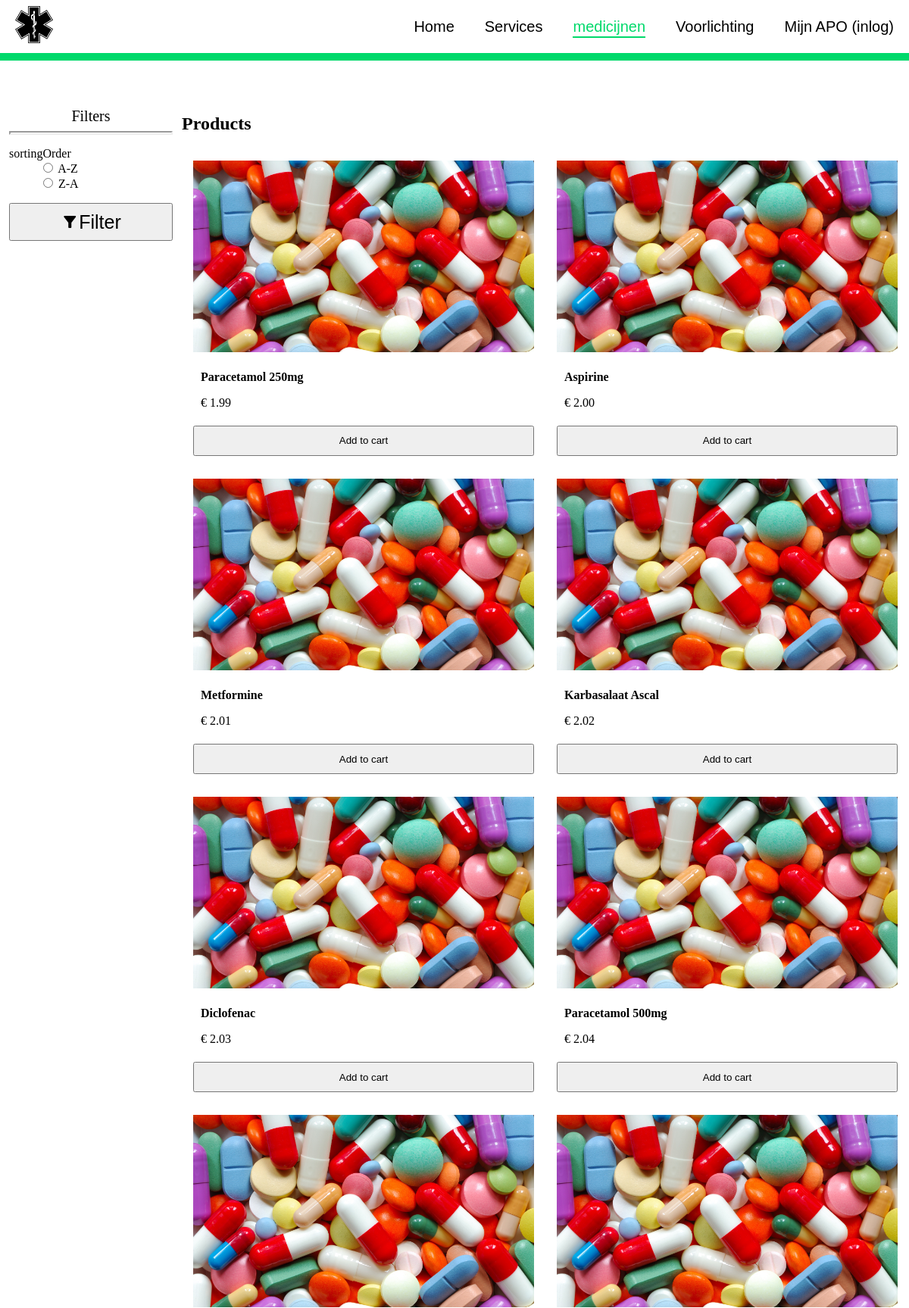
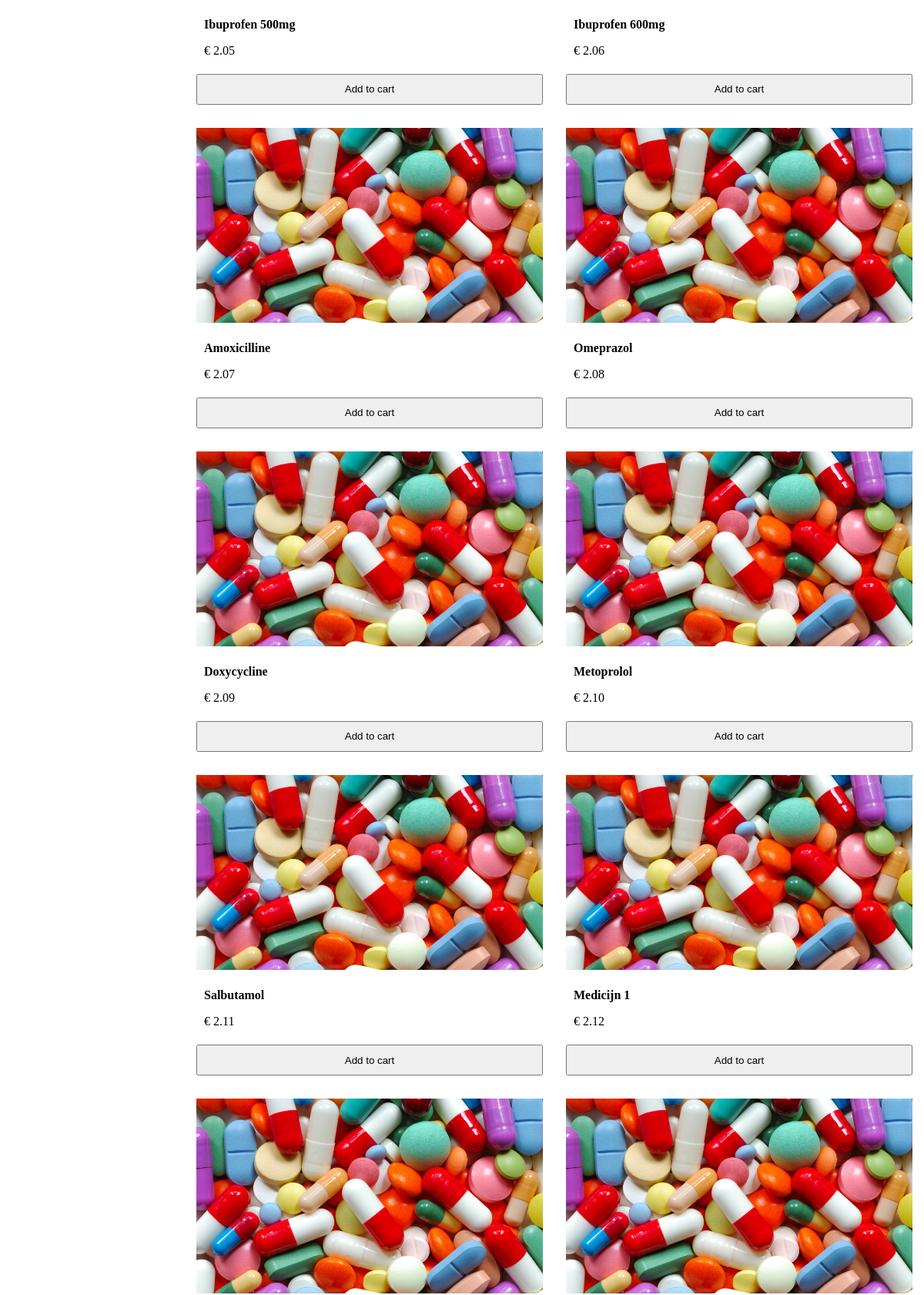
The page /Medicijnen.php (upper part) on the database its author committed (2 pictures, top to bottom).
### tables this page shows
CREATE TABLE `medicijnen` (
  `medicijnen_id` int(11) NOT NULL,
  `medicijnen_name` text NOT NULL,
  `medicijnen_description` text NOT NULL,
  `medicijnen_price` double(8,2) NOT NULL,
  `medicijnen_stock` int(11) NOT NULL,
  `product_obtainability` tinyint(1) NOT NULL
);

### PHP/inc/Product.inc.php (the view)
<?php
require_once $_SERVER["DOCUMENT_ROOT"] . '/apo_ahmad//PHP/db_connection.php';
if (isset($_GET['sortingOrder'])) {
    if ($_GET['sortingOrder'] != 'DESC') {
        $sql = "SELECT * FROM medicijnen ORDER BY medicijnen_id ASC";
    } else {
        $sql = "SELECT * FROM medicijnen ORDER BY medicijnen_id DESC";
    }
} else {
    $sql = "SELECT * FROM medicijnen ORDER BY medicijnen_id ASC";
}
$results = mysqli_query($conn, $sql);
while ($data = mysqli_fetch_array($results)) {
    if ($data["product_obtainability"] == 0) {
        $disabled = "disabled";
        $disabledTXT = "<span>This product is only Avilable in shop</span>";
    } else {
        $disabled = "";
        $disabledTXT = "";
    }
    echo '
    <div class="Product">
        <div class="Product-content">
            <div class="Product-image">
                <a href="product?p_id=' . $data["medicijnen_id"] . '">
                    <img src="/apo_ahmad/Assets/Images/5.jpg" alt="" href="jij">
                </a>
            </div>
        </div>
        <div class="Product-info">
            <a href="#" class="Product-name">' . $data["medicijnen_name"] . '</a>
            <p>€ ' . $data["medicijnen_price"] . '</p>
        </div>
        <div class="Product-content">
            <div class="Product-btns">
                <button type="button" class="btn-cart" ' . $disabled . '>Add to cart</button>
            </div>
        </div>
        ' . $disabledTXT . '
    </div>
    ';
}

### Medicijnen.php (shortened to what this page needs)
<?php $page = 'Medicijnen' ?>
<!DOCTYPE html>
<html lang="en">
<head>
    <link rel="stylesheet" href="/apo_ahmad/CSS/All.css">
    <link rel="stylesheet" href="/apo_ahmad/CSS/Products.css">
    <link rel="stylesheet" href="/apo_ahmad/CSS/medicijnen.css">
</head>
<body>
    <header>
        <?php include $_SERVER["DOCUMENT_ROOT"] . '/apo_ahmad/PHP/inc/Header.inc.php' ?>
    </Header>
    <main>
        <section class="page-content">
            <section class="ProductSection">
                <aside>
                    <div class="Filters_Title">Filters</div>
                    <hr class="hr1">
                    <form action="medicijnen" method="get">
                        <dl>
                            <dt>sortingOrder</dt>
                            <dd>
                                <div>
                                    <input type="radio" id="A-Z" name="sortingOrder" value="ASC">
                                    <label for="A-Z">A-Z</label>
                                </div>
                                <div>
                                    <input type="radio" id="Z-A" name="sortingOrder" value="DESC">
                                    <label for="Z-A">Z-A</label>
                                </div>
                            </dd>
                        </dl>
                        <button type="submit" name="Filter"><span class="material-icons" id="btnlanguage">filter_alt</span>Filter</button>
                    </form>
                </aside>
                <div class="ProductsDIV">
                    <h2 class="ProductsdivTitle">Products</h2>
                    <div class="Product-items">
                        <?php include $_SERVER["DOCUMENT_ROOT"] . '/apo_ahmad//PHP/inc/Product.inc.php' ?>
                    </div>
                </div>
            </section>
        </section>
    </main>
</body>
</html>

### PHP/inc/Header.inc.php (shortened to what this page needs)
<nav class="HeaderNavigation">
	<ul id='btnContainer'>
		<li class='LOGO_li'>
			<a href='/'><img src='/apo_ahmad/Assets/LOGO/LOGO.png' alt='LOGO' class='LOGO'></a>
		</li>
		<li><a class='nav-item btn <?php if($page=='Home'){echo 'active';}?>' href='/apo_ahmad'>Home</a></li>
		<li><a class='nav-item btn <?php if($page=='Services'){echo 'active';}?>' href='/apo_ahmad/Services'>Services</a></li>
		<li><a class='nav-item btn <?php if($page=='Medicijnen'){echo 'active';}?>' href='/apo_ahmad/medicijnen'>medicijnen</a></li>
		<li><a class='nav-item btn <?php if($page=='Voorlichting'){echo 'active';}?>' href='/apo_ahmad/Voorlichting'>Voorlichting</a></li>
		<?php if (isset($_SESSION['first_name'])) {
			echo
			"<li class='dropdown'>
				<a href='/apo_ahmad/MijnApo' class='dropbtn'>Mijn APO ($_SESSION[first_name])</a>
				<div class='dropdown-content'>
					<a href='#'>winkelwagen</a>
					<a href='#'>bestellingen</a>
					<a href='#'>Account</a>
					<a href='/apo_ahmad/PHP/Logout'>Uitloggen</a>
				</div>
			</li>";
		} else {
			if($page=='LoginPage'){$active = 'active';} else {$active='';}
			echo
			"<li><a href='/apo_ahmad/MijnApo' class='nav-item btn dropbtn $active'>Mijn APO (inlog)</a></li>";
		}
		?>
	</ul>
</nav>

### CSS/All.css (style rules this page uses)
:root { --Nav-Text-Color: #00d96b; --background-color: #00d96b; --dropdown-content: #00d96b; --color-dark-hover: #00ac56; }
body { margin: 0; min-height: 100%; }
* { box-sizing: border-box; }
.HeaderNavigation { height: 80px; font-family: Verdana, sans-serif; background-color: var(--color-1); border-bottom: 10px solid var(--background-color); }
.HeaderNavigation ul { height: 100%; list-style-type: none; margin: 0; padding: 0; overflow: hidden; display: flex; align-items: center; }
.LOGO_li { flex-grow: 1; }
.LOGO { max-width: 50px; max-height: 50px; }
.HeaderNavigation ul li { float: left; padding: 10px 20px; }
.HeaderNavigation ul li>a, .dropbtn { display: inline-block; color: black; font-size: 20px; text-align: center; text-decoration: none; position: relative; }
#btnContainer .active::before { content: ""; height: 2px; width: 100%; position: absolute; bottom: -3px; left: 0; background-color: var(--Nav-Text-Color); }
.HeaderNavigation ul li .btn:not(.active)::before { content: ""; height: 2px; width: 0%; position: absolute; bottom: -3px; left: 50%; transform: translate(-50%, 50%); background-color: var(--Nav-Text-Color); transition: width 0.25s ease-in-out; }
#btnContainer .active { color: var(--Nav-Text-Color); }
section { margin-block: 50px; }

### CSS/Products.css (style rules this page uses)
.Product-items { width: 100%; display: grid; grid-template-columns: repeat(2, 1fr); }
.Product { margin: 10px; position: relative; }
.Product-content { padding: 5px; cursor: pointer; }
.Product-image { width: 100%; display: block; margin: 0 auto; }
.Product-image img { width: 100%; }
.Product-btns { display: flex; justify-content: center; }
.Product-btns button { width: 100%; height: 40px; }
.Product-info { padding: 15px 15px 0 15px; }
.Product-name { color: black; display: block; text-decoration: none; font-size: 16px; font-weight: bold; }
@media screen and (min-width: 768px) { .Product-items { grid-template-columns: repeat(2, 1fr); } }

### CSS/medicijnen.css (style rules this page uses)
.ProductSection { display: flex; }
.ProductSection>aside { width: 20%; padding: 1%; }
.Filters_Title { text-align: center; background-color: white; margin: 0 auto; font-size: 20px; }
.hr1 { height: 5px; border-width: 2px; size: 2px; }
aside>form>button[type="submit"] { width: 100%; height: 50px; font-size: 25px; display: flex; align-items: center; justify-content: center; }
.ProductsDIV { width: 80%; }

### rows shown on the page
medicijnen: medicijnen_name "Paracetamol 250mg", medicijnen_price "1.99"
medicijnen: medicijnen_name "Aspirine", medicijnen_price "2.00"
medicijnen: medicijnen_name "Metformine", medicijnen_price "2.01"
medicijnen: medicijnen_name "Karbasalaat Ascal", medicijnen_price "2.02"
medicijnen: medicijnen_name "Diclofenac", medicijnen_price "2.03"
medicijnen: medicijnen_name "Paracetamol 500mg", medicijnen_price "2.04"
medicijnen: medicijnen_name "Ibuprofen 500mg", medicijnen_price "2.05"
medicijnen: medicijnen_name "Ibuprofen 600mg", medicijnen_price "2.06"
medicijnen: medicijnen_name "Amoxicilline", medicijnen_price "2.07"
medicijnen: medicijnen_name "Omeprazol", medicijnen_price "2.08"
medicijnen: medicijnen_name "Doxycycline", medicijnen_price "2.09"
medicijnen: medicijnen_name "Metoprolol", medicijnen_price "2.10"
medicijnen: medicijnen_name "Salbutamol", medicijnen_price "2.11"
medicijnen: medicijnen_name "Medicijn 1", medicijnen_price "2.12"
